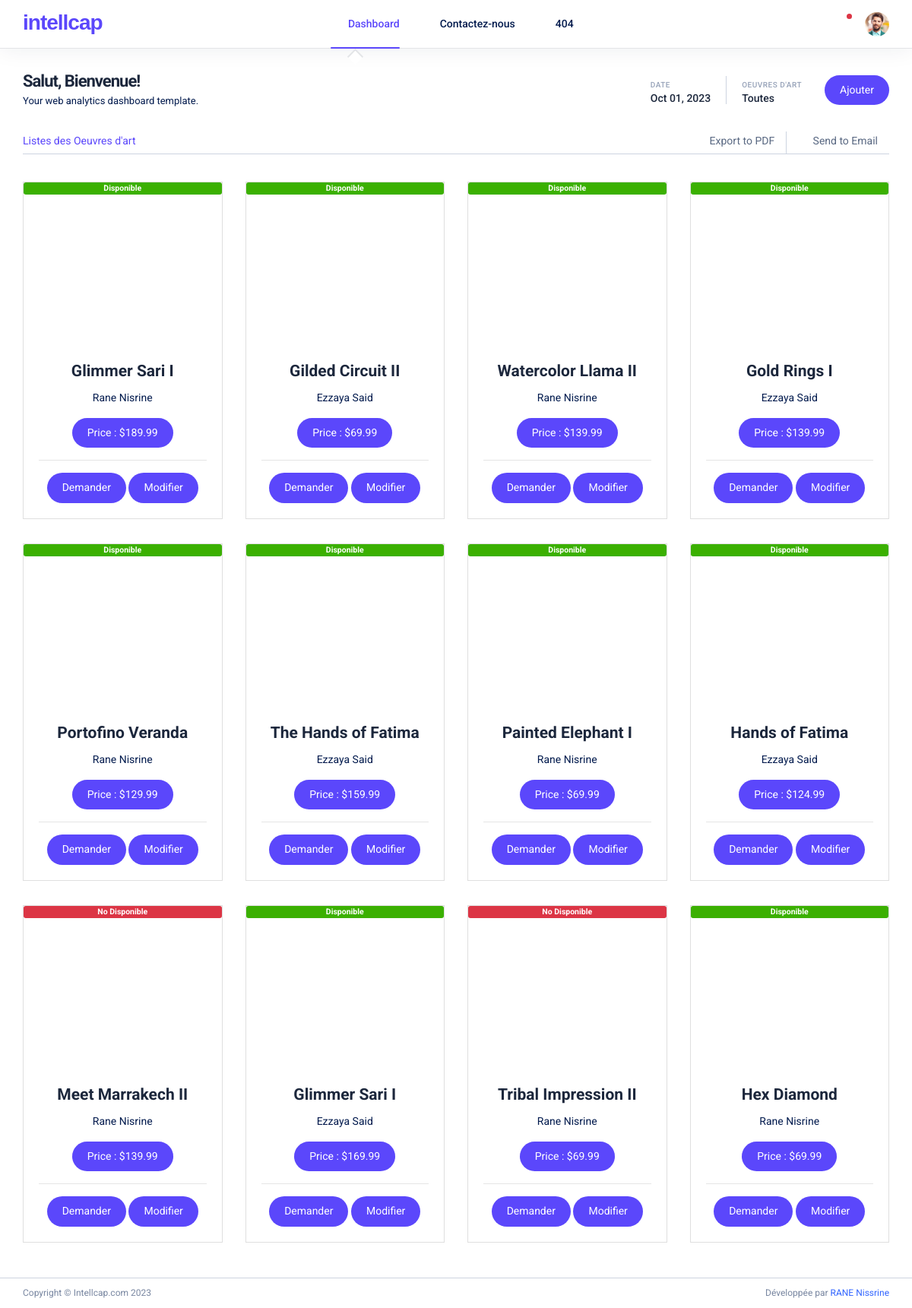
/Artwork/index/ (signed in), run on the app's committed database.
### Artwork/models.py (models this page shows, shortened)
class Artwork(models.Model):
    proprietaire = models.ForeignKey(
        Profile, on_delete=models.SET_NULL, null=True, blank=True
    )
    id = models.UUIDField(
        default=uuid.uuid4, unique=True, primary_key=True, editable=False
    )
    title = models.CharField(max_length=100)
    body = models.TextField()
    image = models.URLField()
    price = models.FloatField()
    published = models.BooleanField(default=False)
    created_at = models.DateTimeField(auto_now_add=True)
    updated_at = models.DateTimeField(auto_now=True)

class Profile(models.Model):
    user = models.OneToOneField(
        User, on_delete=models.CASCADE, related_name='profile')
    name = models.CharField(max_length=30, null=True, blank=True)
    email = models.EmailField(max_length=80, null=True, blank=True)
    description = models.TextField(null=True, blank=True)
    image = models.ImageField(null=True, blank=True, upload_to="profile/")
    url = models.URLField(null=True, blank=True)
    id = models.UUIDField(primary_key=True, unique=True,
                          default=uuid.uuid4, editable=False)

### Artwork/views.py (the view)
# urls.py: path("index/", index, name="index"),
@login_required(login_url="signin")
def index(request):
    artworks = Artwork.objects.all()
    profile = None
    if request.user.is_authenticated:  # Checks if a user is logged in
        try:
            profile = Profile.objects.get(user=request.user)
        except Profile.DoesNotExist:
            messages.error(
                request, "Profile does not exist for the logged in user.")
    context = {
        "artworks": artworks,
        "profile": profile
    }
    return render(request, 'Artwork/index.html', context)

### Artwork/templates/Artwork/index.html (shortened to what this page needs)
{% extends "layouts/master.html" %}
{% block body %}
<div class="az-content az-content-dashboard">
  <div class="container">
    <div class="az-content-body">
      <div class="az-dashboard-one-title">
        <div>
          <h2 class="az-dashboard-title">Salut, Bienvenue!</h2>
          <p class="az-dashboard-text">Your web analytics dashboard template.</p>
        </div>
        <div class="az-content-header-right">
          <div class="media">
            <div class="media-body">
              <label>Date</label>
              <h6>Oct 01, 2023</h6>
            </div>
          </div>
          <div class="media">
            <div class="media-body">
              <label>Oeuvres d'art</label>
              <h6>Toutes</h6>
            </div>
          </div>
          <a href="{% url 'create' %}" class="btn btn-indigo btn-rounded">Ajouter</a>
        </div>
      </div>
      <div class="az-dashboard-nav">
        <nav class="nav">
          <a class="nav-link active" data-toggle="tab" href="#">Listes des Oeuvres d'art</a>
        </nav>
        <nav class="nav">
          <a class="nav-link" href="#"> Export to PDF</a>
          <a class="nav-link" href="#">Send to Email</a>
        </nav>
      </div>
      <div class="row">
        {% for artwork in artworks %}
        <div class="col-md-3 my-3">
            <div class="card">
                {% if artwork.published %}
                    <span class="badge btn-success">Disponible</span>
                {% else %}
                    <span class="badge btn-danger">No Disponible</span>
                {% endif %}
                <a href="{% url "detail" artwork.id %}">
                  <div class="card-image" style="background-image: url({{ artwork.image }}); background-size: cover; background-position: center; height: 200px;">
                  </div>
                </a>
                <div class="card-body text-center">
                    <h4 class="card-title">{{ artwork.title }}</h4>
                    <p class="card-text">{{ artwork.proprietaire.name }}</p>
                    <button class="btn btn-indigo btn-rounded">
                        Price : ${{ artwork.price }}
                    </button>
                    <hr>
                    <a href="{% url "demande" %}" class="btn btn-indigo btn-rounded">Demander</a>
                    <a href="{% url "edit" artwork.id %}" class="btn btn-indigo btn-rounded">Modifier</a>
                </div>
            </div>
        </div>
        {% endfor %}
      </div>
    </div>
  </div>
</div>
{% endblock %}

### Intellcap/templates/layouts/master.html (shortened to what this page needs)
{% load static %}
<!DOCTYPE html>
<html lang="en">
<head>
        <link href="{% static 'lib/fontawesome-free/css/all.min.css' %}" rel="stylesheet">
        <link href="{% static 'lib/ionicons/css/ionicons.min.css' %}" rel="stylesheet">
        <link href="{% static 'lib/typicons.font/typicons.css' %}" rel="stylesheet">
        <link href="{% static 'lib/flag-icon-css/css/flag-icon.min.css' %}" rel="stylesheet">
        <link rel="stylesheet" href="{% static 'css/azia.css' %}">
</head>
{% include "partials/header.html" %}
{% block body %} {% endblock %}
{% include "partials/footer.html" %}
</body>
</html>

### Intellcap/templates/partials/header.html (shortened to what this page needs)
{% load static %}
  <div class="az-header">
    <div class="container">
      <div class="az-header-left">
        <a href="{% url 'index' %}" class="az-logo"> Intellcap</a>
      </div>
      <div class="az-header-menu">
        <ul class="nav">
          <li class="nav-item active show">
            <a href="{% url 'index' %}" class="nav-link"><i class="typcn typcn-chart-area-outline"></i> Dashboard</a>
          </li>
          <li class="nav-item">
            <a href="{% url 'index' %}" class="nav-link"><i class="typcn typcn-message"></i> Contactez-nous</a>
          </li>
          <li class="nav-item">
            <a href="{% url 'index' %}" class="nav-link"><i class="typcn typcn-chart-area-outline"></i> 404</a>
          </li>
        </ul>
      </div>
      <div class="az-header-right">
        <a href="" class="az-header-search-link"><i class="fas fa-search"></i></a>
        <div class="dropdown az-header-notification">
          <a href="" class="new"><i class="typcn typcn-bell"></i></a>
        </div>
        <div class="dropdown az-profile-menu">
          <a href="" class="az-img-user"><img src="{% static 'img/faces/face1.jpg' %}" alt=""></a>
        </div>
      </div>
    </div>
  </div>

### Intellcap/templates/partials/footer.html
  <div class="az-footer ht-40">
    <div class="container ht-100p pd-t-0-f">
      <span class="text-muted d-block text-center text-sm-left d-sm-inline-block">Copyright © Intellcap.com 2023</span>
      <span class="float-none float-sm-right d-block mt-1 mt-sm-0 text-center"> Développée par <a href="https://www.linkedin.com/in/nisrine-rane-b86779269/" target="_blank">RANE Nissrine</a></span>
    </div>
  </div>

### data on the page
Artwork: published "Disponible", title "Glimmer Sari I", proprietaire.name "Rane Nisrine", price "189.99"
Artwork: published "Disponible", title "Gilded Circuit II", proprietaire.name "Ezzaya Said", price "69.99"
Artwork: published "Disponible", title "Watercolor Llama II", proprietaire.name "Rane Nisrine", price "139.99"
Artwork: published "Disponible", title "Gold Rings I", proprietaire.name "Ezzaya Said", price "139.99"
Artwork: published "Disponible", title "Portofino Veranda", proprietaire.name "Rane Nisrine", price "129.99"
Artwork: published "Disponible", title "The Hands of Fatima", proprietaire.name "Ezzaya Said", price "159.99"
Artwork: published "Disponible", title "Painted Elephant I", proprietaire.name "Rane Nisrine", price "69.99"
Artwork: published "Disponible", title "Hands of Fatima", proprietaire.name "Ezzaya Said", price "124.99"
Artwork: published "No Disponible", title "Meet Marrakech II", proprietaire.name "Rane Nisrine", price "139.99"
Artwork: published "Disponible", title "Glimmer Sari I", proprietaire.name "Ezzaya Said", price "169.99"
Artwork: published "No Disponible", title "Tribal Impression II", proprietaire.name "Rane Nisrine", price "69.99"
Artwork: published "Disponible", title "Hex Diamond", proprietaire.name "Rane Nisrine", price "69.99"
